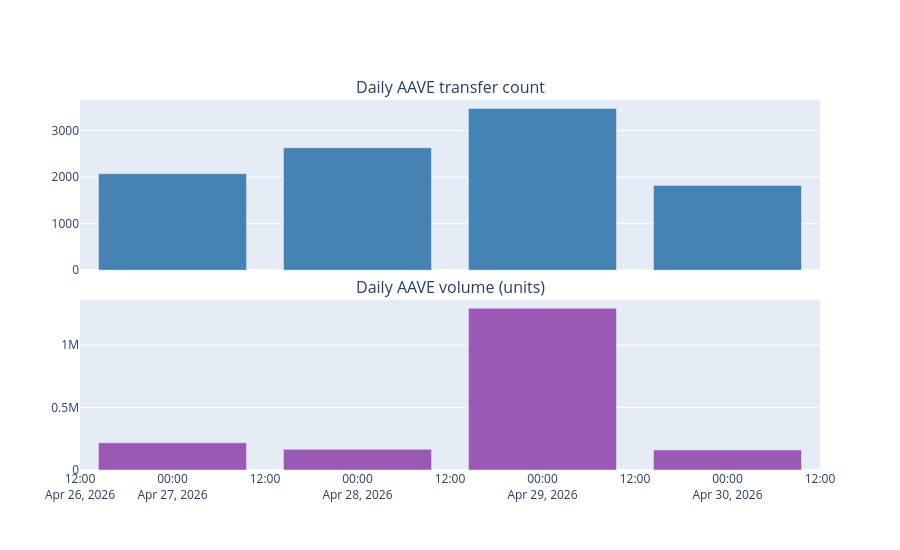

Notebook code cell kept with this figure:
### Code cell
# Daily transfer count and volume in AAVE units
daily = (aave_tx
         .assign(day=aave_tx['timeStamp'].dt.floor('D'))
         .groupby('day')
         .agg(tx_count=('hash','count'), total_aave=('value_aave','sum'))
         .reset_index())

fig = make_subplots(rows=2, cols=1, shared_xaxes=True, vertical_spacing=0.08,
                    subplot_titles=('Daily AAVE transfer count', 'Daily AAVE volume (units)'))
fig.add_trace(go.Bar(x=daily['day'], y=daily['tx_count'],   marker_color='#4682B4'), 1, 1)
fig.add_trace(go.Bar(x=daily['day'], y=daily['total_aave'], marker_color='#9b59b6'), 2, 1)
fig.update_layout(height=550, showlegend=False)
fig.show()

### Figure 1 — Plotly figure (JSON) as saved in the notebook; plotly's stock layout.template omitted (floating-point values rounded to 4 significant figures)
{"data": [{"marker": {"color": "#4682B4"}, "type": "bar", "x": ["2026-04-27T00:00:00", "2026-04-28T00:00:00", "2026-04-29T00:00:00", "2026-04-30T00:00:00"], "xaxis": "x", "y": [2073, 2632, 3473, 1819], "yaxis": "y"}, {"marker": {"color": "#9b59b6"}, "type": "bar", "x": ["2026-04-27T00:00:00", "2026-04-28T00:00:00", "2026-04-29T00:00:00", "2026-04-30T00:00:00"], "xaxis": "x2", "y": [218200.0, 165500.0, 1294000.0, 160900.0], "yaxis": "y2"}], "layout": {"annotations": [{"font": {"size": 16}, "showarrow": false, "text": "Daily AAVE transfer count", "x": 0.5, "xanchor": "center", "xref": "paper", "y": 1.0, "yanchor": "bottom", "yref": "paper"}, {"font": {"size": 16}, "showarrow": false, "text": "Daily AAVE volume (units)", "x": 0.5, "xanchor": "center", "xref": "paper", "y": 0.46, "yanchor": "bottom", "yref": "paper"}], "height": 550, "showlegend": false, "xaxis": {"anchor": "y", "domain": [0.0, 1.0], "matches": "x2", "showticklabels": false}, "xaxis2": {"anchor": "y2", "domain": [0.0, 1.0]}, "yaxis": {"anchor": "x", "domain": [0.54, 1.0]}, "yaxis2": {"anchor": "x2", "domain": [0.0, 0.46]}}}
